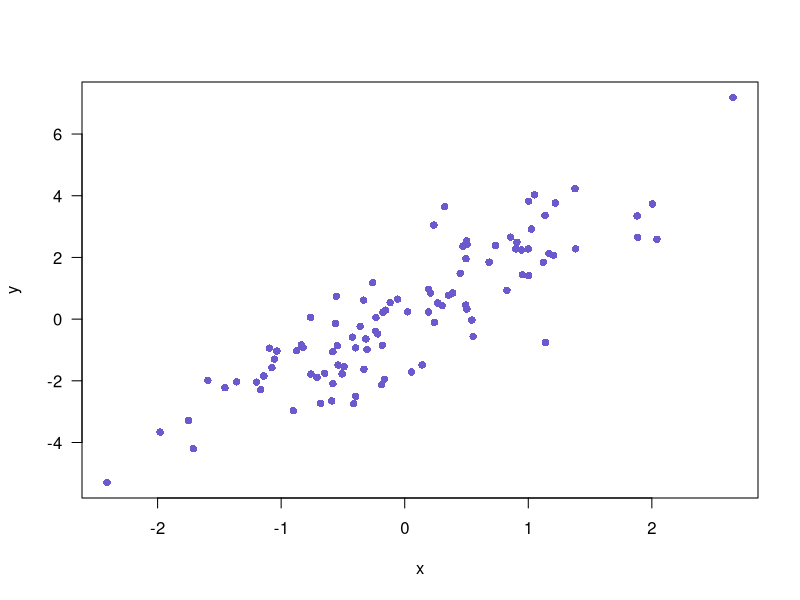

Source code (R):
## ---- chunk 1
par(las=1)
n <- 100
x <- rnorm(n)
y <- 2*x + rnorm(n)
plot(x, y, pch=16, col="slateblue")
